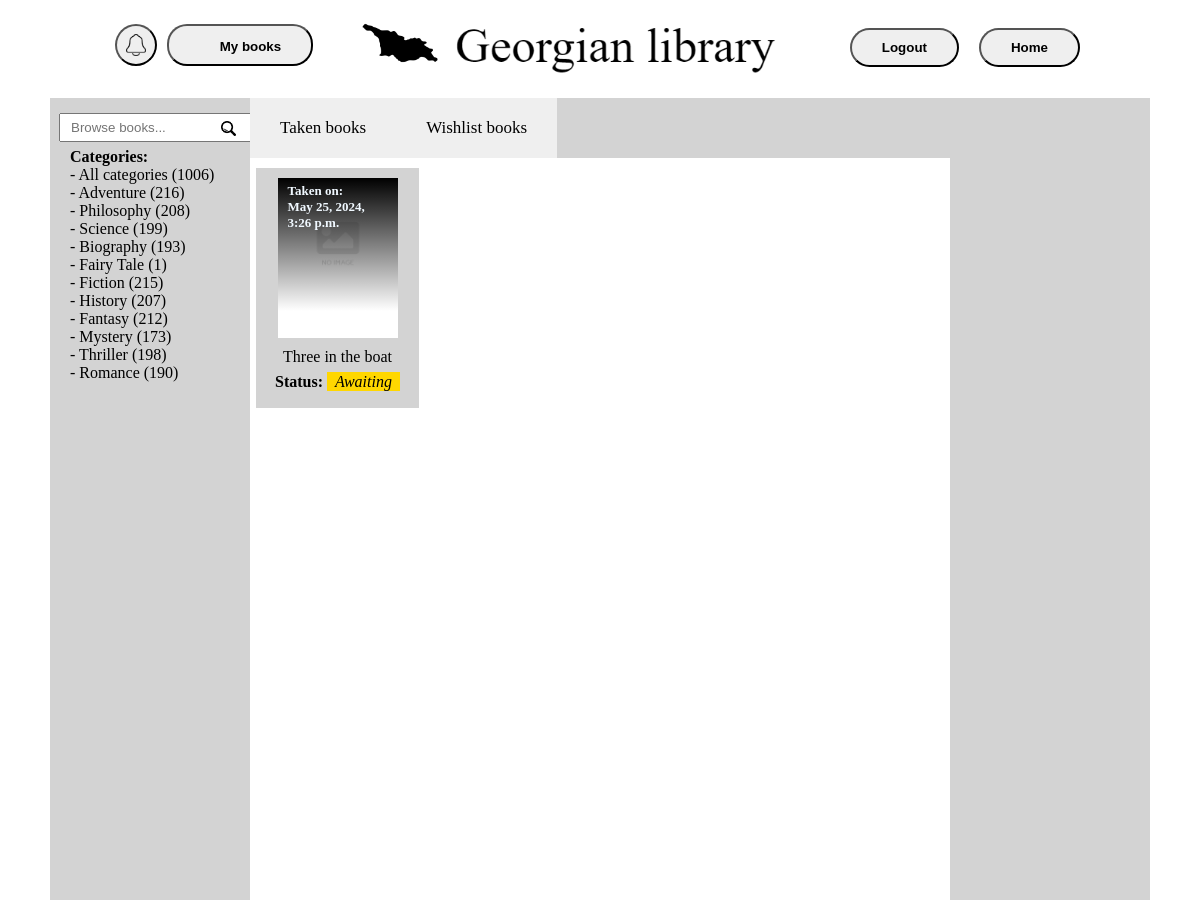
Before: /users/taken_books/ (signed in, upper part) with the older database file.
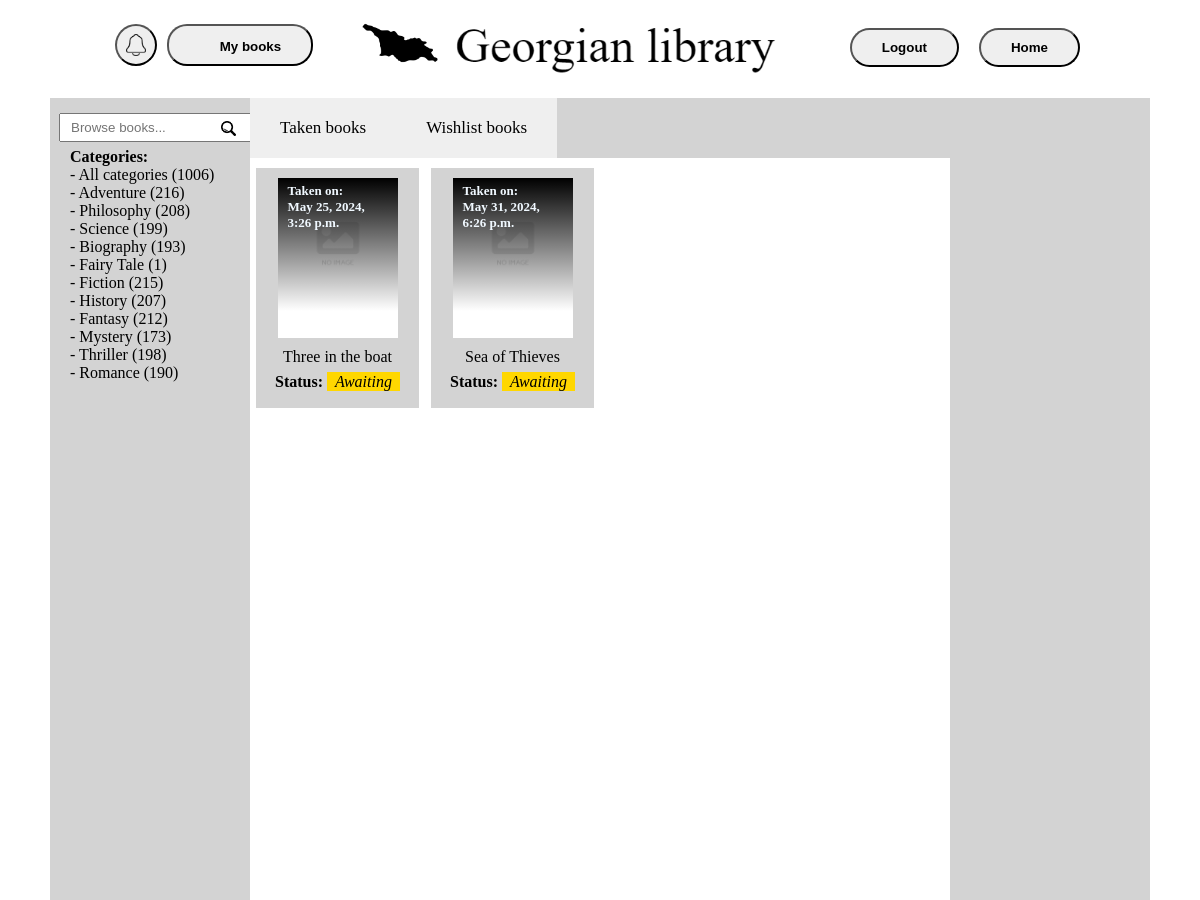
After: the same page with the newer database file.
### library/models.py (models this page shows, shortened)
class Category(models.Model):
    name = models.CharField('Name', max_length=63)
    class Meta:
        verbose_name = 'Category'
        verbose_name_plural = 'Categories'

class Book(models.Model):
    title = models.CharField('Title', max_length=63)
    author = models.ForeignKey(Author, on_delete=models.CASCADE, null=True)
    category = models.ManyToManyField(Category, blank=False)
    cover = models.ImageField(upload_to='media/', blank=True)
    stock = models.IntegerField(default=0)
    times_taken = models.IntegerField(default=0)
    class Meta:
        verbose_name = 'Book'
        verbose_name_plural = 'Books'

### users/models.py (models this page shows, shortened)
class TakenBook(models.Model):
    STATUS_CHOICES = [
        ('Awaiting', 'Awaiting'),
        ('Taken', 'Taken'),
        ('Returned', 'Returned')
    ]
    user = models.ForeignKey(User, on_delete=models.CASCADE)
    book = models.ForeignKey(Book, on_delete=models.CASCADE)
    date_taken = models.DateTimeField(auto_now_add=True)
    status = models.CharField('Status', max_length=10, choices=STATUS_CHOICES, default='Awaiting')
    class Meta:
        verbose_name = 'Taken Book'
        verbose_name_plural = 'Taken Books'

### users/views.py (the view)
# urls.py: path('taken_books/', taken_books_view, name='taken_books'),
@login_required
def taken_books_view(request):
    user = request.user
    taken_books = user.takenbook_set.all()
    has_taken_books = taken_books.exists()
    return render(request, 'users/taken_books.html', {'taken_books': taken_books,
                                                      'title': 'Taken books',
                                                      'has_taken_books': has_taken_books})

### library/context_processors.py (called while the page is built)
def categories_processor(request):
    categories = Category.objects.annotate(book_count=Count('book'))
    all_book_count = Book.objects.count()
    return {'categories': categories, 'all_book_count': all_book_count}

### users/templates/users/taken_books.html (shortened to what this page needs)
{% extends 'library/home.html' %}
{% load static %}
{% block content %}
    <div class="my_books_buttons">
    <a href="{% url 'users:taken_books' %}">
    <button class="taken_books_button">
        Taken books
    </button>
    </a>
    <a href="{% url 'users:wishlist_books' %}">
    <button class="wishlist_books_button">
        Wishlist books
    </button>
    </a>
    </div>
    {% if has_taken_books %}
        <div class="books">
        {% for taken_book in taken_books %}
            <a href="{% url 'book_detail' taken_book.book.id %}">
            <div class="book">
                <div class="book_cover">
                    {% if taken_book.book.cover %}
                        <img src="{{ taken_book.book.cover.url }}" alt="{{ taken_book.book.title }}" class="book_cover_icon" draggable="false">
                    {% else %}
                        <img src="{% static 'library/images/no-image.png' %}" alt="{{ taken_book.book.title }}" class="no_book_cover_icon" draggable="false">
                    {% endif %}
                    <div class="date_taken">
                        Taken on: <br/>{{ taken_book.date_taken }}
                    </div>
                </div>
                <div class="book_title">
                    {{ taken_book.book.title }}<br/>
                </div>
                <div class="book_status">
                    <a style="font-weight: bold">Status:</a>
                    {% if taken_book.status == 'Taken' %}
                        <a style="background-color: green; color: white;font-family: Calibri; padding: 1px 8px; font-style: italic">{{ taken_book.status }}</a>
                    {% else %}
                        <a style="background-color: gold; color: black;font-family: Calibri; padding: 1px 8px; font-style: italic">{{ taken_book.status }}</a>
                    {% endif %}
                </div>
            </div>
            </a>
        {% endfor %}
        </div>
    {% else %}
        <div style="margin-top: 100px; font-size: 20px">
            No books taken
        </div>
    {% endif %}
{% endblock %}

### library/templates/library/home.html (shortened to what this page needs)
{% load static %}
<!DOCTYPE html>
<html lang="en">
<head>
    <link rel="stylesheet" type="text/css" href="{% static 'library/css/main.css' %}">
</head>
<body>
    <div class="header">
        <a href="{% url 'home' %}">
            <div class="logo">
                <img rel="stylesheet" class="georgia_logo" src="{% static 'library/images/georgia.png' %}" alt="Home page" draggable="false">
                <img src="{% static 'library/images/logo_text.png' %}" alt="Home page" class="logo_text" draggable="false">
            </div>
        </a>
        <a href="{% url 'home' %}">
            <button class="home_button">
                Home
            </button>
        </a>
        {% if not user.is_authenticated %}
            <a href="{% url 'users:login' %}">
                <button class="login_button">
                    Login
                </button>
            </a>
            <a href="{% url 'users:register' %}">
                <button class="register_button">
                    Register
                </button>
            </a>
        {% else %}
            <div class="user_panel">
                <button class="notifications_button" id="notification-button">
                    <img class="notifications_icon" src="{% static 'library/images/notifications.png' %}" alt="">
                    <span class="unread_count" id="unread-count">{% if unread_notifications %}{{ unread_notifications|length }}{% endif %}</span>
                </button>
                <a href="{% url 'users:taken_books' %}">
                    <button class="my_books_button">
                        <img rel="stylesheet" class="book_icon" src="{% static 'library/images/books.png' %}" alt="" draggable="false">
                        My books
                    </button>
                </a>
            </div>
            <a href="{% url 'users:logout' %}">
                <button class="login_button">
                    Logout
                </button>
            </a>
        {% endif %}
    </div>
    <div class="content">
        <form action="{% url 'search_results' %}" method="GET" class="search_bar">
            <input type="text" class="search_field" name="q" placeholder="Browse books...">
            <button type="submit" class="search_button">
                <img src="{% static 'library/images/search.png' %}" alt="" class="search_icon" draggable="false">
            </button>
        </form>
        <div class="categories">
            Categories: <br/>
            <a href="{% url 'home' %}" style="font-weight: normal">
                - All categories ({{ all_book_count }})
            </a><br/>
            {% for category in categories %}
                <a href="{% url 'home' %}?category={{ category.id }}" style="font-weight: normal">
                    - {{ category.name }} ({{ category.book_count }})
                </a><br/>
            {% endfor %}
        </div>
        <div class="books">
            {% block content %}{% endblock %}
        </div>
    </div>
</body>
</html>

Changed rows visible on the page:
added TakenBook: date_taken "May 31, 2024, 6:26 p.m.", book "Sea of Thieves", status "Awaiting"
